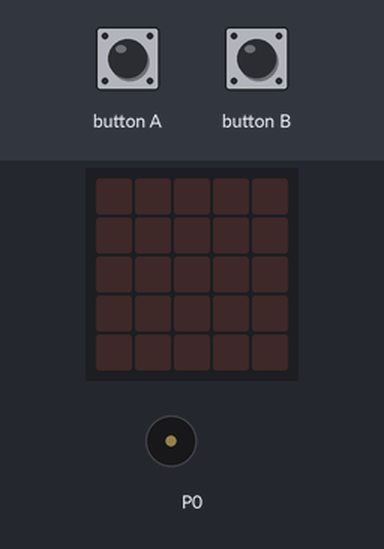
Bench run of a program on a simulated BBC micro:bit (MakeCode). Parts: the board's 5×5 LED display, buzzer (waves = sounding). The test bench sets the inputs (shaded band).

Above: at 1.2 s.
1.3 s: button B pressed for 0.15 s
At 1.9 s:
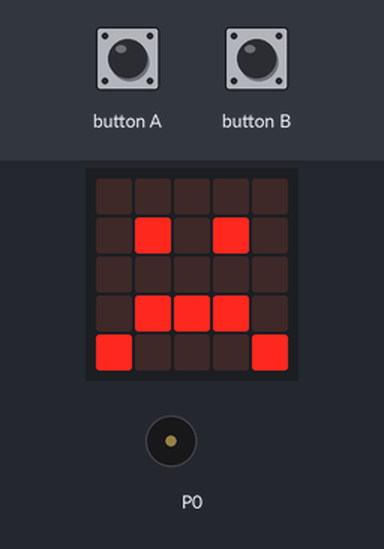
At 2.4 s:
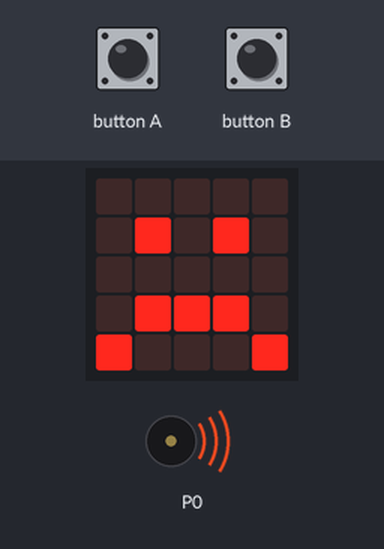
4.3 s: button A pressed for 0.15 s
At 7.4 s:
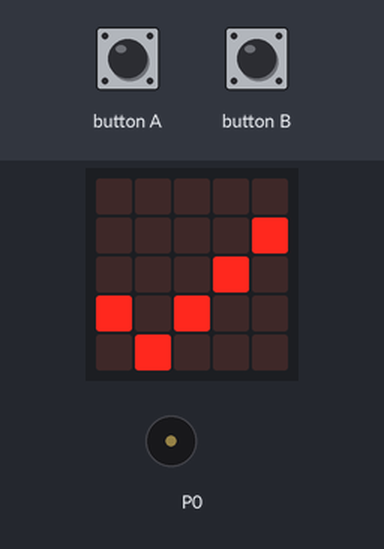
Timing chart, 0 to 8.9 s (numbered marks = the images above; inputs shaded):
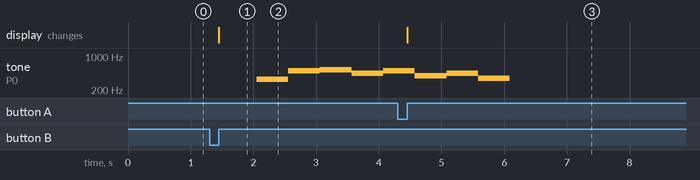

The program:

main.ts
```typescript
let dirección = 0
let puntuación = 0
input.onButtonPressed(Button.A, function () {
    if (dirección == 0) {
        puntuación += 1
        basic.showIcon(IconNames.Yes)
    } else {
        basic.showIcon(IconNames.No)
    }
})
input.onButtonPressed(Button.B, function () {
    if (dirección == 1) {
        puntuación += 1
        basic.showIcon(IconNames.Yes)
    } else {
        basic.showIcon(IconNames.Sad)
        music.play(music.stringPlayable("E B C5 A B G A F ", 120), music.PlaybackMode.UntilDone)
    }
})
```

test.ts
```typescript
// aquí va el archivo "tests"; esto no se compilará cuando este paquete se utilice como una extensión.
```

Measured:
- after the input at 1.3 s, tone on P0: plays 330 Hz for 0.51 s, 494 Hz for 0.51 s, 523 Hz for 0.51 s, 440 Hz for 0.51 s, 494 Hz for 0.23 s, starting after 0.75 s; the display: changes after 0.15 s (image 1)
- after the input at 4.3 s, the display: changes after 0.15 s (image 3)
